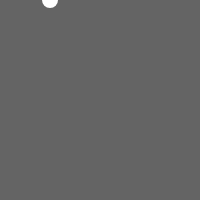
Frame 1 (no input)
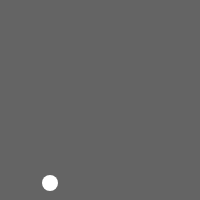
Frame 60 (no input)
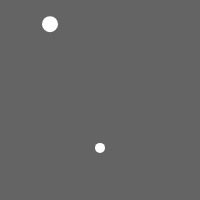
Frame 120 (the mouse pressed at the canvas centre since frame 60)

The p5.js sketch that drew these frames (run headless with seeded random() and noise() and a simulated clock; from frame 60 on, the mouse is pressed at the canvas centre):

// p5.js sketch
// ── sketch.js
let balls = new Array(1);
let gravity = 0.1;

function setup() {
	createCanvas(200, 200);
	frameRate(30);
	//Initialize ball index 0;
	balls[0] = new Ball(50, 0, 16);
}

function draw() {
	background(100);
	// Update and display all balls
	for (let i = 0; i < balls.length; i++) {
		balls[i].gravity();
		balls[i].move();
		balls[i].display();
	}
}

function mousePressed() {
	// A new ball object

	// Make a new object at the mouse location
	let b = new Ball(mouseX, mouseY, 10);

	// Append to array
	// Dan actually uses 'balls.push(b) - I'll try append to see if it works
	balls = append(balls, b);
}

class Ball {
	constructor(x, y, w) {
		this.x = x;
		this.y = y;
		this.w = w;
		this.speed = 0;
	}

	gravity() {
		this.speed = this.speed + gravity;
	}

	move() {
		this.y = this.y + this.speed;

		if (this.y > height) {
			this.speed = this.speed * -0.95;
			this.y = height;
		}
	}

	display() {
		fill(255);
		noStroke();
		ellipse(this.x, this.y, this.w, this.w);
	}
}
